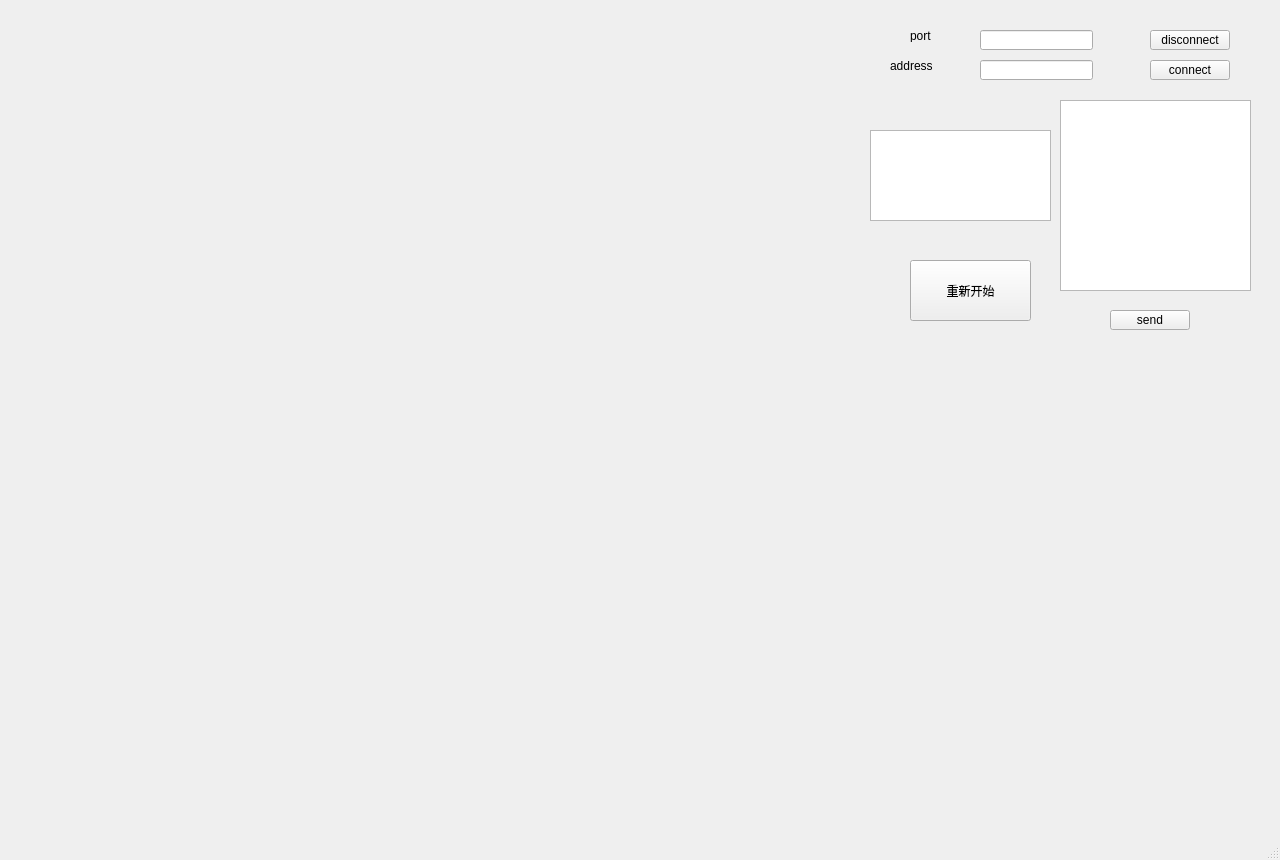
<?xml version="1.0" encoding="UTF-8"?>
<ui version="4.0">
 <class>MainWindow_net</class>
 <widget class="QMainWindow" name="MainWindow_net">
  <property name="geometry">
   <rect>
    <x>0</x>
    <y>0</y>
    <width>1280</width>
    <height>860</height>
   </rect>
  </property>
  <property name="windowTitle">
   <string>MainWindow</string>
  </property>
  <widget class="QWidget" name="centralwidget">
   <widget class="QLabel" name="label_2">
    <property name="geometry">
     <rect>
      <x>890</x>
      <y>60</y>
      <width>54</width>
      <height>12</height>
     </rect>
    </property>
    <property name="text">
     <string>address</string>
    </property>
   </widget>
   <widget class="QLabel" name="label">
    <property name="geometry">
     <rect>
      <x>910</x>
      <y>30</y>
      <width>54</width>
      <height>12</height>
     </rect>
    </property>
    <property name="text">
     <string>port</string>
    </property>
   </widget>
   <widget class="QLineEdit" name="lineEdit_2">
    <property name="geometry">
     <rect>
      <x>980</x>
      <y>60</y>
      <width>113</width>
      <height>20</height>
     </rect>
    </property>
   </widget>
   <widget class="QTextEdit" name="textEdit_2">
    <property name="geometry">
     <rect>
      <x>1060</x>
      <y>100</y>
      <width>191</width>
      <height>191</height>
     </rect>
    </property>
   </widget>
   <widget class="QPushButton" name="pushButton_3">
    <property name="geometry">
     <rect>
      <x>1150</x>
      <y>60</y>
      <width>80</width>
      <height>20</height>
     </rect>
    </property>
    <property name="text">
     <string>connect</string>
    </property>
   </widget>
   <widget class="QTextEdit" name="textEdit">
    <property name="geometry">
     <rect>
      <x>870</x>
      <y>130</y>
      <width>181</width>
      <height>91</height>
     </rect>
    </property>
   </widget>
   <widget class="QPushButton" name="pushButton_2">
    <property name="geometry">
     <rect>
      <x>1110</x>
      <y>310</y>
      <width>80</width>
      <height>20</height>
     </rect>
    </property>
    <property name="text">
     <string>send</string>
    </property>
   </widget>
   <widget class="QPushButton" name="pushButton">
    <property name="geometry">
     <rect>
      <x>1150</x>
      <y>30</y>
      <width>80</width>
      <height>20</height>
     </rect>
    </property>
    <property name="text">
     <string>disconnect</string>
    </property>
   </widget>
   <widget class="QLineEdit" name="lineEdit">
    <property name="geometry">
     <rect>
      <x>980</x>
      <y>30</y>
      <width>113</width>
      <height>20</height>
     </rect>
    </property>
   </widget>
   <widget class="QPushButton" name="pushButton_4">
    <property name="geometry">
     <rect>
      <x>910</x>
      <y>260</y>
      <width>121</width>
      <height>61</height>
     </rect>
    </property>
    <property name="text">
     <string>重新开始</string>
    </property>
   </widget>
  </widget>
  <widget class="QMenuBar" name="menubar">
   <property name="geometry">
    <rect>
     <x>0</x>
     <y>0</y>
     <width>1280</width>
     <height>21</height>
    </rect>
   </property>
  </widget>
  <widget class="QStatusBar" name="statusbar"/>
 </widget>
 <resources/>
 <connections/>
</ui>
